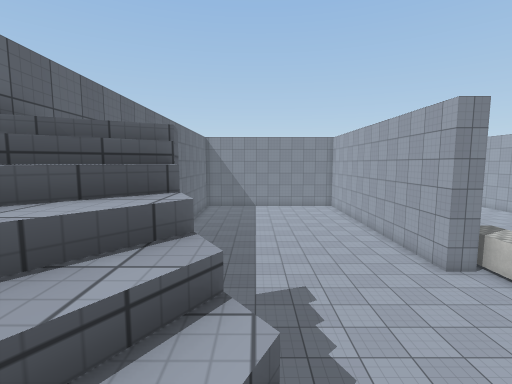
View 1 (above)

21 first-person views from a walk through a Unity game level. The camera is 1.5 m above the floor, tilts 6° down and sees 85° across. The floor is counted in squares, 1 m on a side. Each view is taken from the middle of a square. On the plan, view 1 faces up. The plan holds only what a view shows up to about 14 squares ahead; the rest is blank. The place goes on beyond the plan. The player character is not drawn. Some surface patterns are stand-ins.

View 2
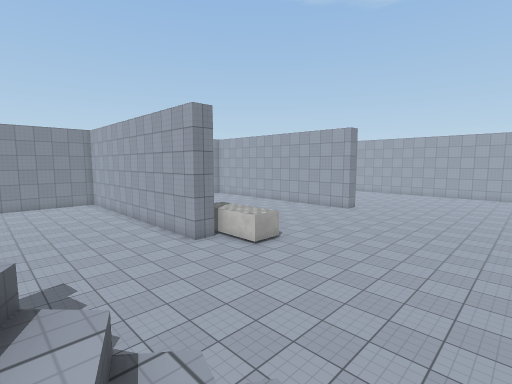

View 3
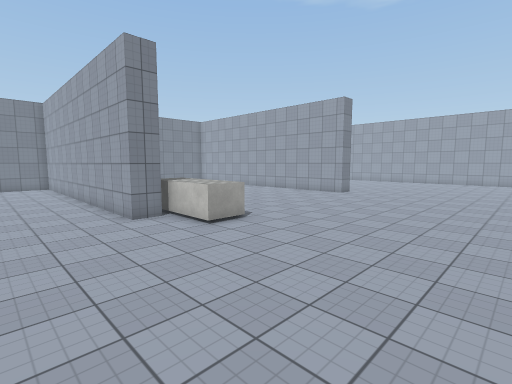

View 4
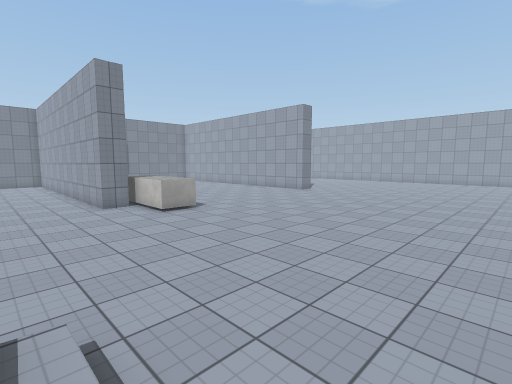

View 5
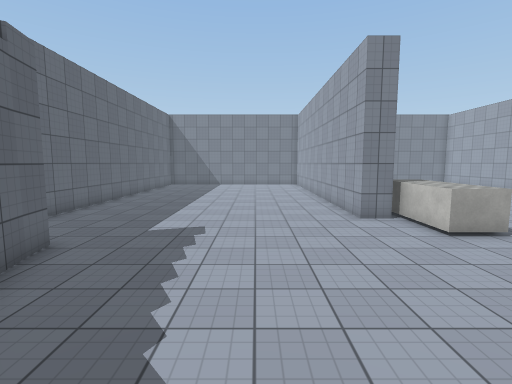

View 6
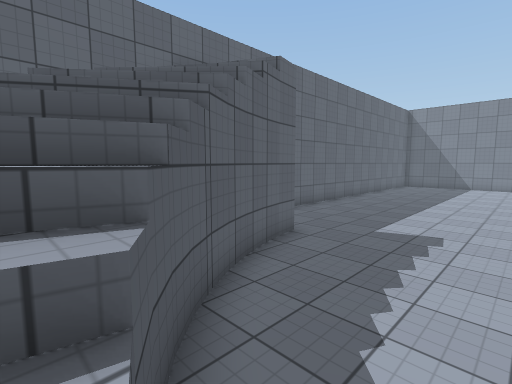

View 7
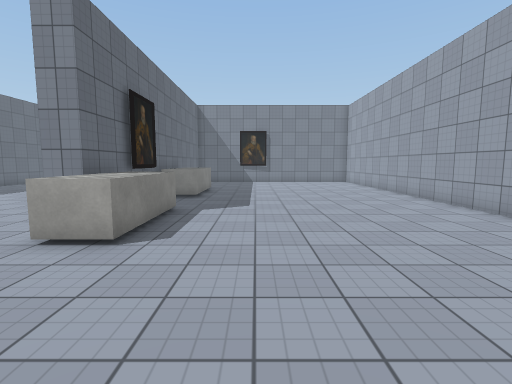

View 8
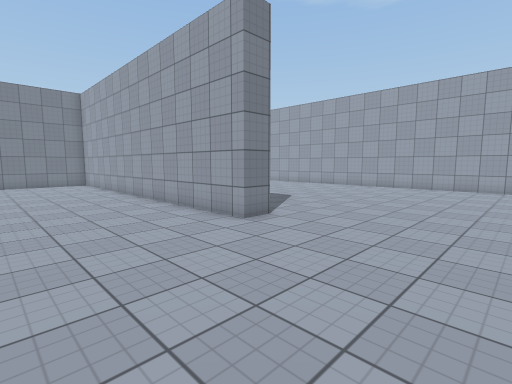

View 9
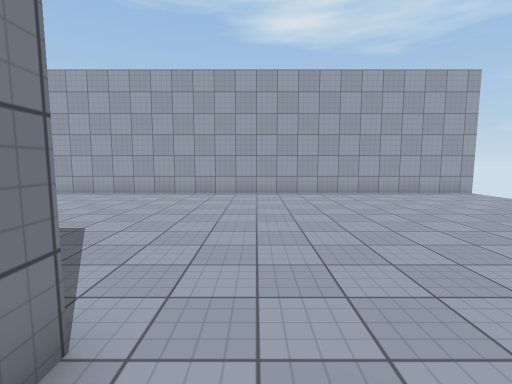

View 10
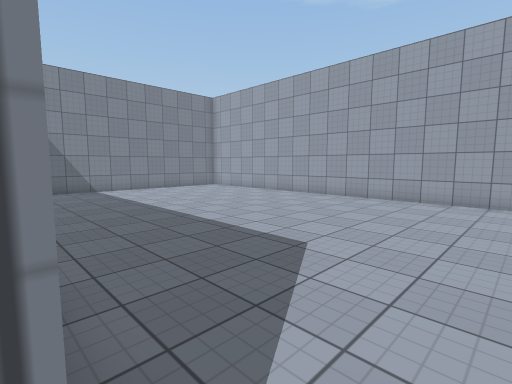

View 11
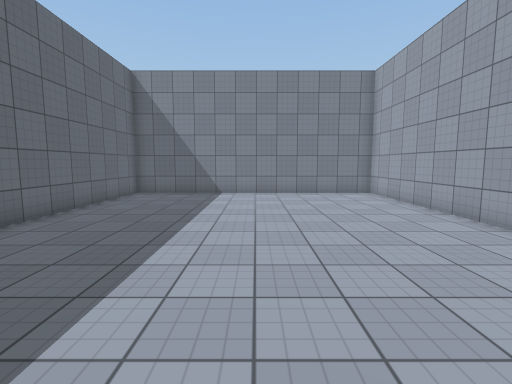

View 12
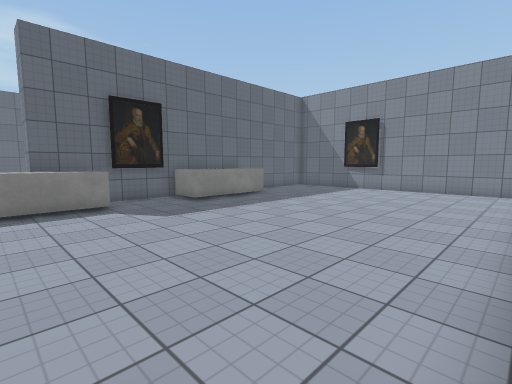

View 13
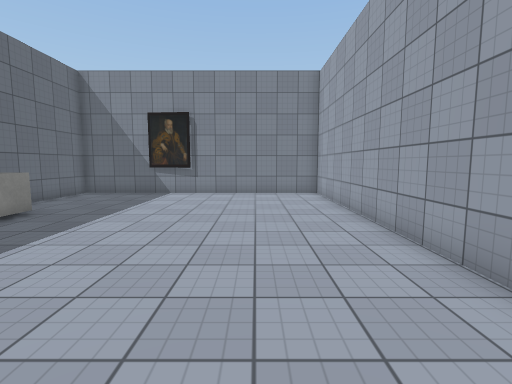

View 14
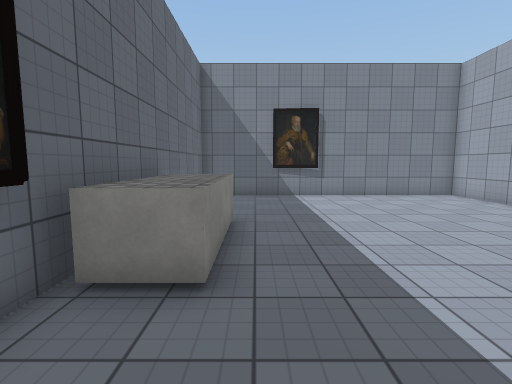

View 15
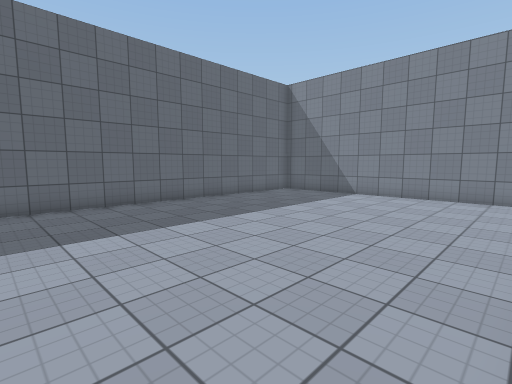

View 16
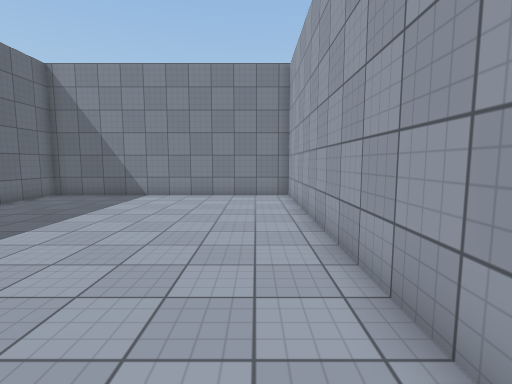

View 17
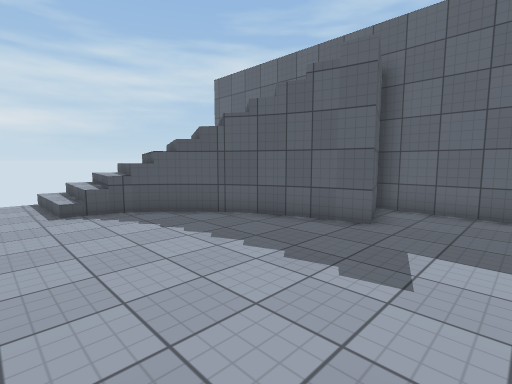

View 18
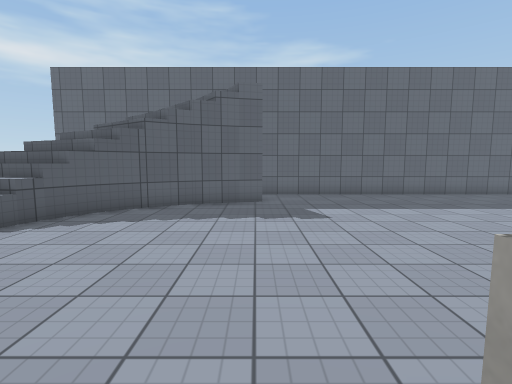

View 19
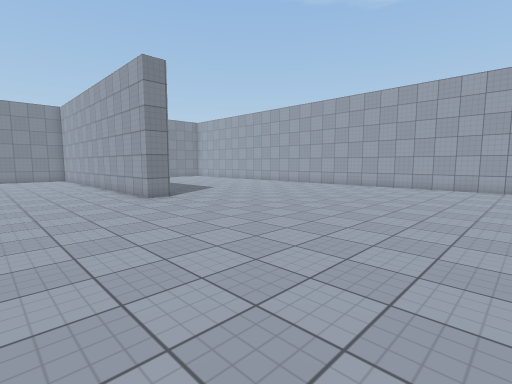

View 20
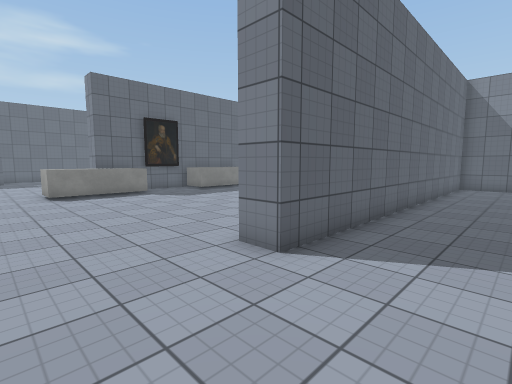

View 21
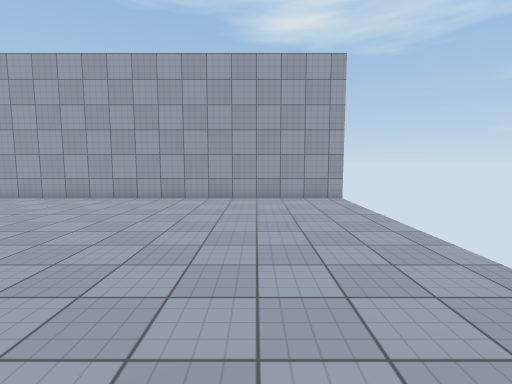

### Floor plan
Key: @ floor where view 1 was taken; # wall or solid block; . main floor; : floor 4.5 m higher than the main floor; / step, stairs or slope; ^ raised ledge; v drop or lower ground.
Columns run from 4 left of view 1 to 32 right of it. Each row starts with its distance up from view 1.
 24 #####################################
 23 #..........#...........##...........#
 22 #..........#...........##...........#
 21 #..........#...........##...........#
 20 #..........#...........##...........#
 19 #..........#...........##...........#
 18 #..........#^^.........##...........#
 17 #..........#^^.........##...........#
 16 #..........#^^.........##...........#
 15 #..........#^^.........##...........#
 14 #..........#^^.........##...........#
 13 #..........##..........##...........#
 12 #..........##..........##...........#
 11 #..........#^^.........##...........#
 10 #..........#^^.........##...........#
  9 #..........#^^.........##...........#
  8 #...........^^......................#
  7 #...........^^......................#
  6 #v#.................................#
  5 ^:/.................................#
  4 #///................................#
  3 #///................................#
  2 vv//v...............................#
  1 vv////..............................#
  0 v v/@///............................#
 -1 v  /////............................#
 -2 v  v////............................#
 -3 v    v//. ..........................#
 -4                                     #

Positions as (right, up) in squares from view 1, and headings:
1: (0, 0), facing up
2: (0, -1), facing up-right
3: (3, 0), facing up-right
4: (3, -3), facing up-right
5: (3, 0), facing up
6: (3, 0), facing up-left
7: (12, 2), facing up
8: (14, 3), facing up-right
9: (18, 7), facing right
10: (20, 8), facing up-right
11: (26, 10), facing up
12: (19, 8), facing up-left
13: (16, 10), facing up
14: (10, 11), facing up
15: (6, 11), facing up-left
16: (5, 11), facing up
17: (5, 9), facing down-left
18: (9, 6), facing left
19: (14, -3), facing up-right
20: (23, 5), facing up-left
21: (20, 0), facing right
